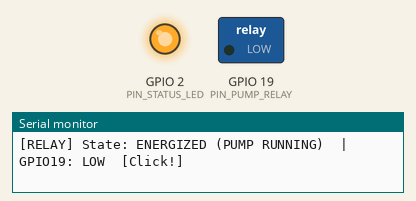
A sketch run on a simulated ESP32. Shown: switched loads named in the sketch (green lamp = pin HIGH), output pins drawn as LEDs (lit = HIGH), the last lines printed to the serial monitor.

Above: at 2.5 s.
At 5.5 s:
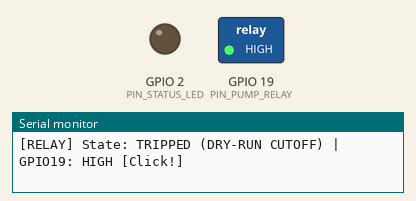
Timing chart, 0 to 8.8 s (numbered marks = the images above):
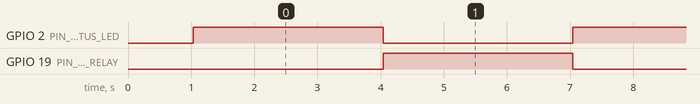

Measured:
- by itself, GPIO 2 (PIN_STATUS_LED), GPIO 19 (PIN_PUMP_RELAY): alternates HIGH for 3.0 s and LOW for 3.0 s

The sketch:

07_Pump_Relay_Cutoff.ino
```cpp
/*
 * ============================================================================
 * TEST 07: Submersible Pump Cutoff Relay Module Test
 * Component: 5V Single Channel Relay Module (Active LOW)
 *
 * PURPOSE:
 * Tests the electromechanical relay that cuts power to the farmer's
 * submersible pump when groundwater reaches the critical dry-run threshold.
 *
 * HARDWARE CONNECTIONS:
 * - VCC ---> 5V (from MT3608 or 5V rail)
 * - GND ---> ESP32 GND
 * - IN  ---> ESP32 GPIO 19
 *
 * HIGH VOLTAGE / LOAD WIRING (For live pump / demo bulb):
 * - COM terminal ---> Live power wire from pump power supply
 * - NO (Normally Open) ---> To Submersible Pump motor
 *
 * (When relay is ENERGIZED, COM connects to NO, allowing current to flow to pump.
 *  When water drops too low, relay TRIPS OFF to NO disconnect, cutting power!)
 *
 * EXPECTED OUTPUT ON SERIAL MONITOR (115200 Baud):
 * ------------------------------------------------
 * [RELAY] State: ENERGIZED (PUMP RUNNING)  | GPIO 19: LOW  | Audible 'CLICK' heard!
 * ... wait 3 seconds ...
 * [RELAY] State: TRIPPED (DRY-RUN CUTOFF) | GPIO 19: HIGH | Audible 'CLICK' heard!
 * ============================================================================
 */

#include <Arduino.h>

#define PIN_PUMP_RELAY 19
#define PIN_STATUS_LED 2

void setup() {
  Serial.begin(115200);
  delay(1000);

  Serial.println(F("\n======================================================="));
  Serial.println(F("✅ Underground Water Management Test 07: Pump Cutoff Relay"));
  Serial.println(F("======================================================="));
  Serial.println(F("[INFO] Most relay modules are ACTIVE LOW:"));
  Serial.println(F("       GPIO LOW  = Relay ON  (LED on module lights, contacts close)"));
  Serial.println(F("       GPIO HIGH = Relay OFF (Cutoff active, pump disconnected)"));
  Serial.println(F("[INFO] Listen for the mechanical CLICK every 3 seconds!"));
  Serial.println(F("-------------------------------------------------------"));

  pinMode(PIN_PUMP_RELAY, OUTPUT);
  pinMode(PIN_STATUS_LED, OUTPUT);
}

void loop() {
  // 1. Energize Relay (Pump Allowed to Run)
  digitalWrite(PIN_PUMP_RELAY, LOW); // Active LOW
  digitalWrite(PIN_STATUS_LED, HIGH);
  Serial.println(F("[RELAY] State: ENERGIZED (PUMP RUNNING)  | GPIO19: LOW  [Click!]"));
  delay(3000);

  // 2. Trip Relay (Dry-run Emergency Cutoff)
  digitalWrite(PIN_PUMP_RELAY, HIGH);
  digitalWrite(PIN_STATUS_LED, LOW);
  Serial.println(F("[RELAY] State: TRIPPED (DRY-RUN CUTOFF) | GPIO19: HIGH [Click!]"));
  delay(3000);
}
```
